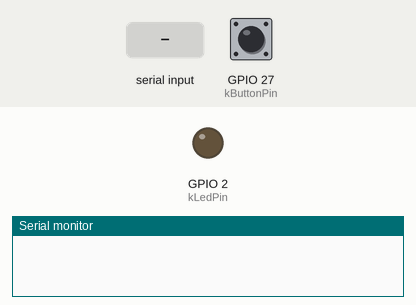
This sketch was run on a simulated ESP32. Parts: output pins drawn as LEDs (lit = HIGH), the last lines printed to the serial monitor. Dashed ring = blinking. The test bench sets the inputs (shaded band); at power-on: GPIO 27 (kButtonPin) HIGH.

Above: at 0.0 s.
At 2.2 s:
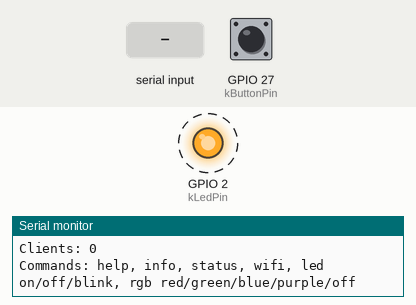
2.3 s: GPIO 27 (kButtonPin) pulled LOW for 0.15 s
5.3 s: "red\n" received over Serial
8.3 s: GPIO 27 (kButtonPin) pulled LOW for 1 s
11.5 s: GPIO 27 (kButtonPin) driven LOW
13.5 s: GPIO 27 (kButtonPin) pulsed HIGH 2 times (0.12 s each, 0.3 s apart)
Timing chart, 0 to 16.6 s (numbered marks = the images above; inputs shaded):
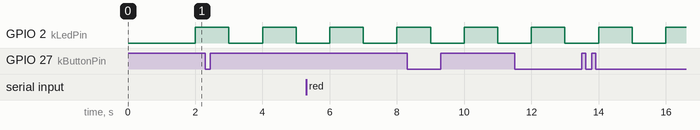

The sketch:

firebeetle-wifi.ino
```cpp
// Standalone Wi-Fi playground for FireBeetle 2 ESP32-E (DFR0654-F).
// USB power only. No home-network credentials, cloud requests, or display wiring.
#include <Arduino.h>
#include <WiFi.h>
#include <WebServer.h>
#include <esp32-hal-rgb-led.h>
#include "page.h"

constexpr uint8_t kLedPin = 2;
constexpr uint8_t kRgbPin = 5;
constexpr uint8_t kButtonPin = 27;
constexpr char kSsid[] = "FireBeetle-Play";
// A demo-network password, not a home Wi-Fi or cloud credential.
constexpr char kPassword[] = "blink1234";
WebServer server(80);
String ledMode = "blink";
String rgbColor = "blue";
bool ledOn = false;
bool wifiReady = false;
uint32_t buttonPresses = 0;

bool setLedMode(const String &mode) {
  if (mode != "on" && mode != "off" && mode != "blink") return false;
  ledMode = mode;
  return true;
}

bool setColor(const String &color) {
  uint8_t red = 0, green = 0, blue = 0;
  if (color == "red") red = 20;
  else if (color == "green") green = 20;
  else if (color == "blue") blue = 20;
  else if (color == "purple") { red = 16; blue = 20; }
  else if (color != "off") return false;
  rgbLedWrite(kRgbPin, red, green, blue);
  rgbColor = color;
  return true;
}

String statusJson() {
  char json[520];
  const uint64_t id = ESP.getEfuseMac();
  snprintf(json, sizeof(json),
           "{\"chip\":\"%s\",\"device_id\":\"%04X%08X\","
           "\"flash_mb\":%lu,\"uptime_ms\":%lu,\"free_heap\":%lu,"
           "\"clients\":%u,\"button_presses\":%lu,\"led_mode\":\"%s\","
           "\"led_on\":%s,\"rgb\":\"%s\",\"ip\":\"192.168.4.1\","
           "\"wifi_ready\":%s}",
           ESP.getChipModel(), static_cast<unsigned int>(id >> 32),
           static_cast<unsigned int>(id),
           static_cast<unsigned long>(ESP.getFlashChipSize() / (1024 * 1024)),
           millis(), static_cast<unsigned long>(ESP.getFreeHeap()),
           static_cast<unsigned int>(WiFi.softAPgetStationNum()),
           static_cast<unsigned long>(buttonPresses), ledMode.c_str(),
           ledOn ? "true" : "false", rgbColor.c_str(), wifiReady ? "true" : "false");
  return String(json);
}

void updateLed() {
  ledOn = ledMode == "on" || (ledMode == "blink" && millis() % 2000 < 1000);
  digitalWrite(kLedPin, ledOn ? HIGH : LOW);
}

void sendStatus() {
  updateLed();
  server.sendHeader("Cache-Control", "no-store");
  server.send(200, "application/json", statusJson());
}

void printHelp() {
  Serial.println("Commands: help, info, status, wifi, led on/off/blink, rgb red/green/blue/purple/off");
}

void printWifi() {
  Serial.printf("Wi-Fi: %s\nNetwork: %s\nPassword: %s\nPage: http://192.168.4.1/\nClients: %u\n",
                wifiReady ? "access point running" : "FAILED", kSsid, kPassword,
                static_cast<unsigned int>(WiFi.softAPgetStationNum()));
}

void runCommand(const String &command) {
  if (command == "help") printHelp();
  else if (command == "wifi") printWifi();
  else if (command == "info") {
    Serial.printf("FireBeetle 2 ESP32-E | %s | %u cores | %lu MHz | %lu bytes flash\n",
                  ESP.getChipModel(), ESP.getChipCores(),
                  static_cast<unsigned long>(ESP.getCpuFreqMHz()),
                  static_cast<unsigned long>(ESP.getFlashChipSize()));
    Serial.println(statusJson());
  } else if (command == "status") Serial.println(statusJson());
  else if (command.startsWith("led ") && setLedMode(command.substring(4))) {
    updateLed();
    Serial.println(statusJson());
  } else if (command.startsWith("rgb ") && setColor(command.substring(4))) {
    Serial.println(statusJson());
  } else { Serial.println("Unknown command."); printHelp(); }
}

void readCommands() {
  static char command[40];
  static size_t length = 0;
  static bool overflow = false;
  while (Serial.available()) {
    const char ch = static_cast<char>(Serial.read());
    if (ch == '\r' || ch == '\n') {
      if (length == 0 && !overflow) continue;
      command[length] = '\0';
      if (overflow) Serial.println("Command too long.");
      else runCommand(String(command));
      length = 0;
      overflow = false;
    } else if (length < sizeof(command) - 1) command[length++] = ch;
    else overflow = true;
  }
}

void readButton() {
  static bool previous = HIGH, stable = HIGH;
  static uint32_t changedAt = 0;
  const bool reading = digitalRead(kButtonPin);
  const uint32_t now = millis();
  if (reading != previous) { previous = reading; changedAt = now; }
  if (now - changedAt >= 30 && reading != stable) {
    stable = reading;
    if (stable == LOW) {
      ++buttonPresses;
      if (rgbColor == "blue") setColor("purple");
      else if (rgbColor == "purple") setColor("red");
      else if (rgbColor == "red") setColor("green");
      else setColor("blue");
      Serial.printf("Button 27 pressed: colour %s, total %lu\n",
                    rgbColor.c_str(), static_cast<unsigned long>(buttonPresses));
    }
  }
}

void setup() {
  pinMode(kLedPin, OUTPUT);
  pinMode(kButtonPin, INPUT_PULLUP);
  Serial.begin(115200);
  delay(1000);
  Serial.println("\nFireBeetle Wi-Fi playground starting");
  setColor("blue");
  // AP-only mode does not join or remember the household Wi-Fi network.
  WiFi.mode(WIFI_AP);
  const IPAddress ip(192, 168, 4, 1), mask(255, 255, 255, 0);
  wifiReady = WiFi.softAPConfig(ip, ip, mask) && WiFi.softAP(kSsid, kPassword);
  server.on("/", HTTP_GET, []() {
    server.sendHeader("Cache-Control", "no-store");
    server.send_P(200, "text/html; charset=utf-8", kPlaygroundPage);
  });
  server.on("/api/status", HTTP_GET, sendStatus);
  server.on("/api/led", HTTP_POST, []() {
    if (!setLedMode(server.arg("mode"))) {
      server.send(400, "application/json", "{\"error\":\"Use on, off, or blink\"}");
      return;
    }
    sendStatus();
  });
  server.on("/api/rgb", HTTP_POST, []() {
    if (!setColor(server.arg("color"))) {
      server.send(400, "application/json", "{\"error\":\"Unknown colour\"}");
      return;
    }
    sendStatus();
  });
  server.on("/favicon.ico", HTTP_GET, []() { server.send(204); });
  server.onNotFound([]() { server.send(404, "text/plain", "Not found"); });
  if (wifiReady) server.begin();
  printWifi();
  printHelp();
}

void loop() {
  static uint32_t lastHeartbeat = 0;
  if (wifiReady) server.handleClient();
  readCommands();
  readButton();
  updateLed();
  if (millis() - lastHeartbeat >= 10000) {
    lastHeartbeat = millis();
    Serial.printf("Wi-Fi playground alive: uptime %lu ms, clients %u, heap %lu\n",
                  millis(), static_cast<unsigned int>(WiFi.softAPgetStationNum()),
                  static_cast<unsigned long>(ESP.getFreeHeap()));
  }
  delay(2);
}
```

page.h
```cpp
#pragma once

static const char kPlaygroundPage[] PROGMEM = R"HTML(<!doctype html>
<html lang="en"><head><meta charset="utf-8"><meta name="viewport" content="width=device-width,initial-scale=1">
<title>FireBeetle playground</title><style>
:root{color-scheme:dark;font-family:system-ui,sans-serif;background:#101b1a;color:#eef5e9}
*{box-sizing:border-box}body{margin:0;padding:28px 20px 48px}main{max-width:680px;margin:auto}
.eyebrow{font-size:12px;letter-spacing:.16em;text-transform:uppercase;color:#b8d0bd}h1{font-size:clamp(34px,7vw,52px);line-height:1.06;letter-spacing:-.05em;margin:14px 0}
.intro{color:#b8c7bf;line-height:1.6;max-width:48ch}.connection{display:inline-flex;gap:9px;align-items:center;font-size:13px;padding:9px 13px;border:1px solid #3a5145;border-radius:30px;margin:12px 0}
.dot{width:8px;height:8px;background:#bded81;border-radius:50%}.offline .dot{background:#efac80}
.panel{background:#1a2925;border:1px solid #34473c;padding:24px;border-radius:22px;margin-top:18px}h2{font-size:19px;margin:0 0 8px}p{margin:8px 0 20px;color:#b8c7bf;line-height:1.5}
.controls{display:flex;gap:10px;flex-wrap:wrap}button{font:inherit;font-size:15px;color:inherit;background:#263a30;border:1px solid #4b6150;border-radius:12px;padding:12px 18px;cursor:pointer;touch-action:manipulation}
button:hover{background:#344c3c}button[aria-pressed=true]{background:#c4ef91;color:#172519;border-color:#c4ef91}button:focus-visible{outline:3px solid #f1cd85;outline-offset:3px}
.color{min-width:80px}.color::before{content:'';display:inline-block;vertical-align:middle;width:10px;height:10px;border-radius:50%;background:var(--swatch);margin-right:8px}
.readouts{display:grid;grid-template-columns:1fr 1fr;gap:20px;margin-top:22px}.label{font-size:12px;color:#b8c7bf;display:block;margin-bottom:5px}.value{font-size:22px;font-variant-numeric:tabular-nums}.small{font-size:13px;color:#b8c7bf;overflow-wrap:anywhere}
#feedback{min-height:24px;margin:16px 0 0;color:#c4ef91;font-size:14px}footer{font-size:13px;color:#94ac9d;margin-top:22px;line-height:1.6}
</style></head><body><main>
<div class="eyebrow">FireBeetle · Wi-Fi playground</div><h1>A tiny board,<br>under your control.</h1>
<p class="intro">This page came straight from the board. Tap a button and watch the real LEDs respond.</p>
<div class="connection" id="connection" role="status"><span class="dot"></span><span id="connectionText">Connecting to your board…</span></div>
<section class="panel"><h2>The green light</h2><p>The small green LED beside the USB connector.</p>
<div class="controls" id="ledControls"><button data-mode="off" aria-pressed="false">Off</button><button data-mode="on" aria-pressed="false">On</button><button data-mode="blink" aria-pressed="false">Blink</button></div>
</section>
<section class="panel"><h2>A little colour</h2><p>The square RGB light below the battery socket. Or press the board’s button marked 27 to cycle colours.</p>
<div class="controls" id="rgbControls"><button class="color" style="--swatch:#ff8982" data-color="red" aria-pressed="false">Red</button><button class="color" style="--swatch:#9ad99b" data-color="green" aria-pressed="false">Green</button><button class="color" style="--swatch:#8cbcff" data-color="blue" aria-pressed="false">Blue</button><button class="color" style="--swatch:#d1a0ef" data-color="purple" aria-pressed="false">Purple</button><button data-color="off" aria-pressed="false">Off</button></div>
<div id="feedback" role="status" aria-live="polite"></div>
</section>
<section class="panel"><h2>Inside the board</h2><div class="readouts">
<div><span class="label">Time awake</span><span class="value" id="uptime">—</span></div>
<div><span class="label">Free memory</span><span class="value" id="heap">—</span></div>
<div><span class="label">Connected devices</span><span class="value" id="clients">—</span></div>
<div><span class="label">Button presses</span><span class="value" id="presses">—</span></div>
</div><p class="small" id="identity" style="margin:22px 0 0">Reading device information…</p></section>
<footer>Runs entirely on your FireBeetle. No internet is needed for this page.<br>The orange charging light works independently of these controls.</footer>
</main><script>
const $=id=>document.getElementById(id);
function render(s){
  $('connection').classList.remove('offline');$('connectionText').textContent='Connected · '+s.ip;
  let sec=Math.floor(s.uptime_ms/1000);$('uptime').textContent=Math.floor(sec/60)+'m '+String(sec%60).padStart(2,'0')+'s';
  $('heap').textContent=Math.round(s.free_heap/1024)+' KB';$('clients').textContent=s.clients;$('presses').textContent=s.button_presses;
  $('identity').textContent=s.chip+' · '+s.flash_mb+' MB flash · ID '+s.device_id;
  document.querySelectorAll('[data-mode]').forEach(b=>b.setAttribute('aria-pressed',String(b.dataset.mode===s.led_mode)));
  document.querySelectorAll('[data-color]').forEach(b=>b.setAttribute('aria-pressed',String(b.dataset.color===s.rgb)));
}
function offline(){ $('connection').classList.add('offline');$('connectionText').textContent='Reconnect to FireBeetle-Play'; }
async function update(){try{const r=await fetch('/api/status',{cache:'no-store',signal:AbortSignal.timeout(4000)});if(!r.ok)throw Error();render(await r.json());}catch(e){offline();}finally{setTimeout(update,1000);}}
async function control(path,key,value){try{const r=await fetch(path,{method:'POST',body:new URLSearchParams({[key]:value}),signal:AbortSignal.timeout(4000)});if(!r.ok)throw Error();render(await r.json());$('feedback').textContent=key==='mode'?'Green light: '+value:'Colour: '+value;}catch(e){offline();$('feedback').textContent='Could not reach the board. Check your Wi-Fi connection.';}}
$('ledControls').addEventListener('click',e=>{const b=e.target.closest('[data-mode]');if(b)control('/api/led','mode',b.dataset.mode);});
$('rgbControls').addEventListener('click',e=>{const b=e.target.closest('[data-color]');if(b)control('/api/rgb','color',b.dataset.color);});
update();
</script></body></html>)HTML";
```
